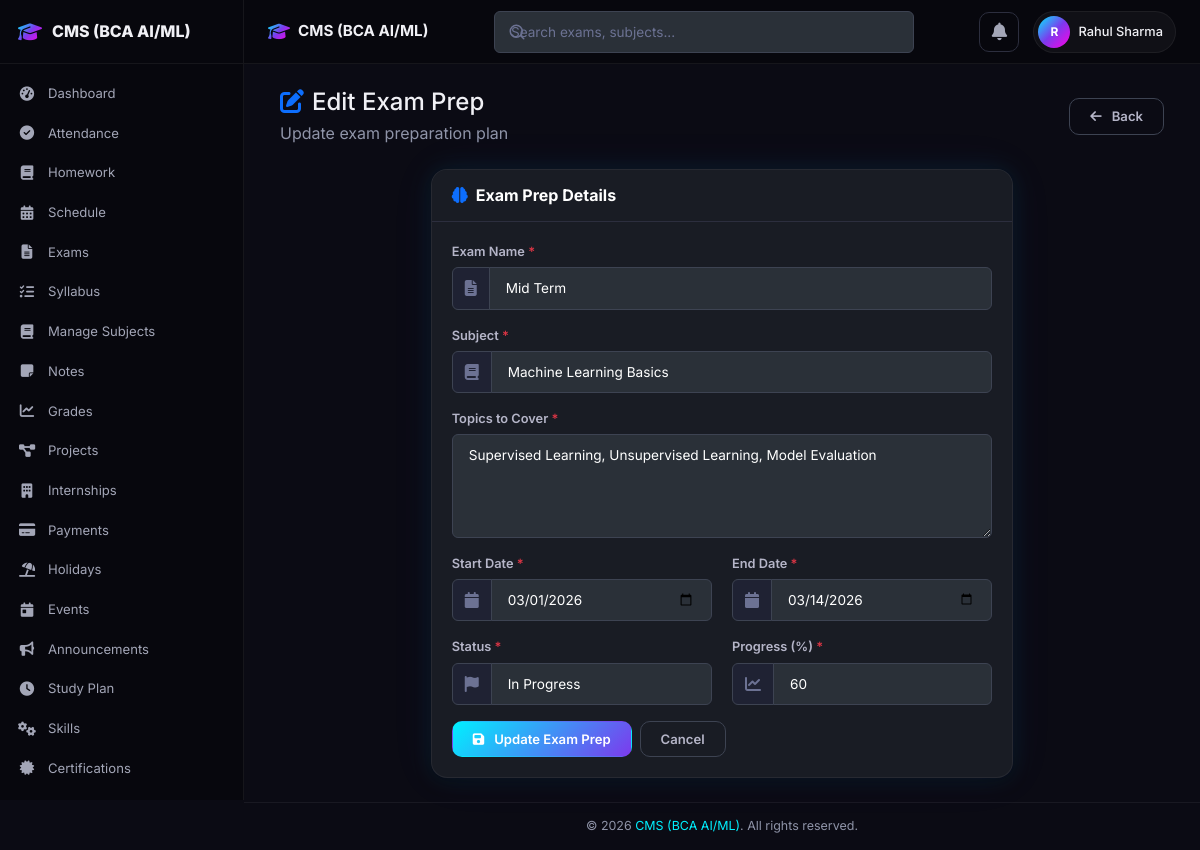
The page /edit_exam_prep.php?id=1 (signed in) on the database its author committed.
### tables this page shows
CREATE TABLE IF NOT EXISTS exam_prep (
    id INT AUTO_INCREMENT PRIMARY KEY,
    user_id INT NOT NULL,
    exam_name VARCHAR(200) NOT NULL,
    subject VARCHAR(100) NOT NULL,
    topics_to_cover TEXT,
    start_date DATE NOT NULL,
    end_date DATE NOT NULL,
    status ENUM('Planned', 'In Progress', 'Completed') DEFAULT 'Planned',
    progress INT DEFAULT 0,
    created_at TIMESTAMP DEFAULT CURRENT_TIMESTAMP,
    FOREIGN KEY (user_id) REFERENCES users(id) ON DELETE CASCADE,
    INDEX idx_exam_prep_user (user_id)
);

### edit_exam_prep.php (the view, shortened to what this page needs)
<?php
require_once 'config/db_connection.php';
$user_id = $_SESSION['user_id'];
$prep_id = isset($_GET['id']) ? (int)$_GET['id'] : 0;
$stmt = $pdo->prepare("SELECT * FROM exam_prep WHERE id = ? AND user_id = ?");
$stmt->execute([$prep_id, $user_id]);
$record = $stmt->fetch(PDO::FETCH_ASSOC);
include 'includes/header.php';
include 'includes/navbar.php';
?>
<?php include 'includes/sidebar.php'; ?>
    <div class="app-content">
        <div class="container-fluid">
            <div class="d-flex justify-content-between align-items-center mb-4">
                <div>
                    <h4 class="mb-1"><i class="fas fa-edit me-2 text-primary"></i>Edit Exam Prep</h4>
                    <p class="text-muted mb-0">Update exam preparation plan</p>
                </div>
                <a href="exam_prep.php" class="btn btn-outline-secondary">
                    <i class="fas fa-arrow-left me-1"></i>Back
                </a>
            </div>
            <div class="row justify-content-center">
                <div class="col-lg-8">
                    <div class="card">
                        <div class="card-header bg-transparent">
                            <h6 class="card-title mb-0"><i class="fas fa-brain me-2 text-primary"></i>Exam Prep Details</h6>
                        </div>
                        <div class="card-body">
                            <form method="POST" action="">
<form method="POST" action="">
                                <div class="mb-3">
                                    <label for="exam_name" class="form-label">Exam Name <span class="text-danger">*</span></label>
                                    <div class="input-group">
                                        <span class="input-group-text"><i class="fas fa-file-alt"></i></span>
                                        <input type="text" class="form-control" id="exam_name" name="exam_name"
                                               value="<?= htmlspecialchars($record['exam_name']) ?>" required>
                                    </div>
                                </div>
                                <div class="mb-3">
                                    <label for="subject" class="form-label">Subject <span class="text-danger">*</span></label>
                                    <div class="input-group">
                                        <span class="input-group-text"><i class="fas fa-book"></i></span>
                                        <input type="text" class="form-control" id="subject" name="subject" list="subject_list" required value="<?= htmlspecialchars($record['subject'] ?? '') ?>" placeholder="Type or select a subject">
                                    </div>
                                </div>
                                <div class="mb-3">
                                    <label for="topics_to_cover" class="form-label">Topics to Cover <span class="text-danger">*</span></label>
                                    <textarea class="form-control" id="topics_to_cover" name="topics_to_cover" rows="4"
                                              required><?= htmlspecialchars($record['topics_to_cover']) ?></textarea>
                                </div>
                                <div class="row">
                                    <div class="col-md-6 mb-3">
                                        <label for="start_date" class="form-label">Start Date <span class="text-danger">*</span></label>
                                        <div class="input-group">
                                            <span class="input-group-text"><i class="fas fa-calendar"></i></span>
                                            <input type="date" class="form-control" id="start_date" name="start_date"
                                                   value="<?= $record['start_date'] ?>" required>
                                        </div>
                                    </div>
                                    <div class="col-md-6 mb-3">
                                        <label for="end_date" class="form-label">End Date <span class="text-danger">*</span></label>
                                        <div class="input-group">
                                            <span class="input-group-text"><i class="fas fa-calendar"></i></span>
                                            <input type="date" class="form-control" id="end_date" name="end_date"
                                                   value="<?= $record['end_date'] ?>" required>
                                        </div>
                                    </div>
                                </div>
                                <div class="row">
                                    <div class="col-md-6 mb-3">
                                        <label for="status" class="form-label">Status <span class="text-danger">*</span></label>
                                        <div class="input-group">
                                            <span class="input-group-text"><i class="fas fa-flag"></i></span>
                                            <input type="text" class="form-control" id="status" name="status" list="status_list" required value="<?= htmlspecialchars($record['status'] ?? '') ?>" placeholder="Planned, In Progress, Completed, or custom">
                                        </div>
                                    </div>
                                    <div class="col-md-6 mb-3">
                                        <label for="progress" class="form-label">Progress (%) <span class="text-danger">*</span></label>
                                        <div class="input-group">
                                            <span class="input-group-text"><i class="fas fa-chart-line"></i></span>
                                            <input type="number" class="form-control" id="progress" name="progress"
                                                   min="0" max="100" value="<?= $record['progress'] ?>" required>
                                        </div>
                                    </div>
                                </div>
                                <div class="d-flex gap-2">
                                    <button type="submit" class="btn btn-primary">
                                        <i class="fas fa-save me-1"></i>Update Exam Prep
                                    </button>
                                    <a href="exam_prep.php" class="btn btn-outline-secondary">Cancel</a>
                                </div>
                            </form>
                        </div>
                    </div>
                </div>
            </div>
        </div>
    </div>
<?php include 'includes/footer.php'; ?>

### css/dark-fix.css (style rules this page uses)
.card, .card-panel, .detail-card, .info-card, .modal-content, .list-group-item, .card-header, .card-footer { background-color: #191c24 !important; color: #ffffff; }
.card .card-header, .card .card-footer { background-color: #191c24 !important; border-color: #2c2e3e; }
.card .card-body { background-color: transparent; color: #ffffff; }
.form-control, .form-select, input[type="text"], input[type="email"], input[type="password"], input[type="number"], input[type="date"], input[type="time"], input[type="url"], input[type="file"], input[type="search"], input[type="tel"], textarea, select { background-color: #2a3038 !important; border: 1px solid #3d4352 !important; color: #ffffff !important; border-radius: 6px; padding: 10px 16px; font-family: 'Inter', sans-serif; font-size: 0.85rem; transition: border-color 0.2s ease, box-shadow 0.2s ease; }
.form-control::placeholder, input::placeholder, textarea::placeholder { color: #6c7293 !important; opacity: 1; }
.form-label { color: #b5b5c8 !important; font-weight: 600; font-size: 0.8rem; margin-bottom: 6px; }
.input-group-text { background-color: #1f2233 !important; border-color: #3d4352 !important; color: #6c7293 !important; }
.card .card-title, .card-title { color: #ffffff !important; }
.text-muted { color: #8f94a8 !important; }
.btn-outline-secondary { border-color: #3d4352 !important; color: #b5b5c8 !important; }

### rows shown on the page
exam_prep: exam_name "Mid Term", subject "Machine Learning Basics", topics_to_cover "Supervised Learning, Unsupervised Learning, Model Evaluation", start_date "03/01/2026", end_date "03/14/2026", status "In Progress", progress "60"

### other values the page prints
SITE_NAME "CMS (BCA AI/ML)"
substr($_SESSION['user_name'] ?? 'U', 0, 1) "R"
$_SESSION['user_name'] "Rahul Sharma"
